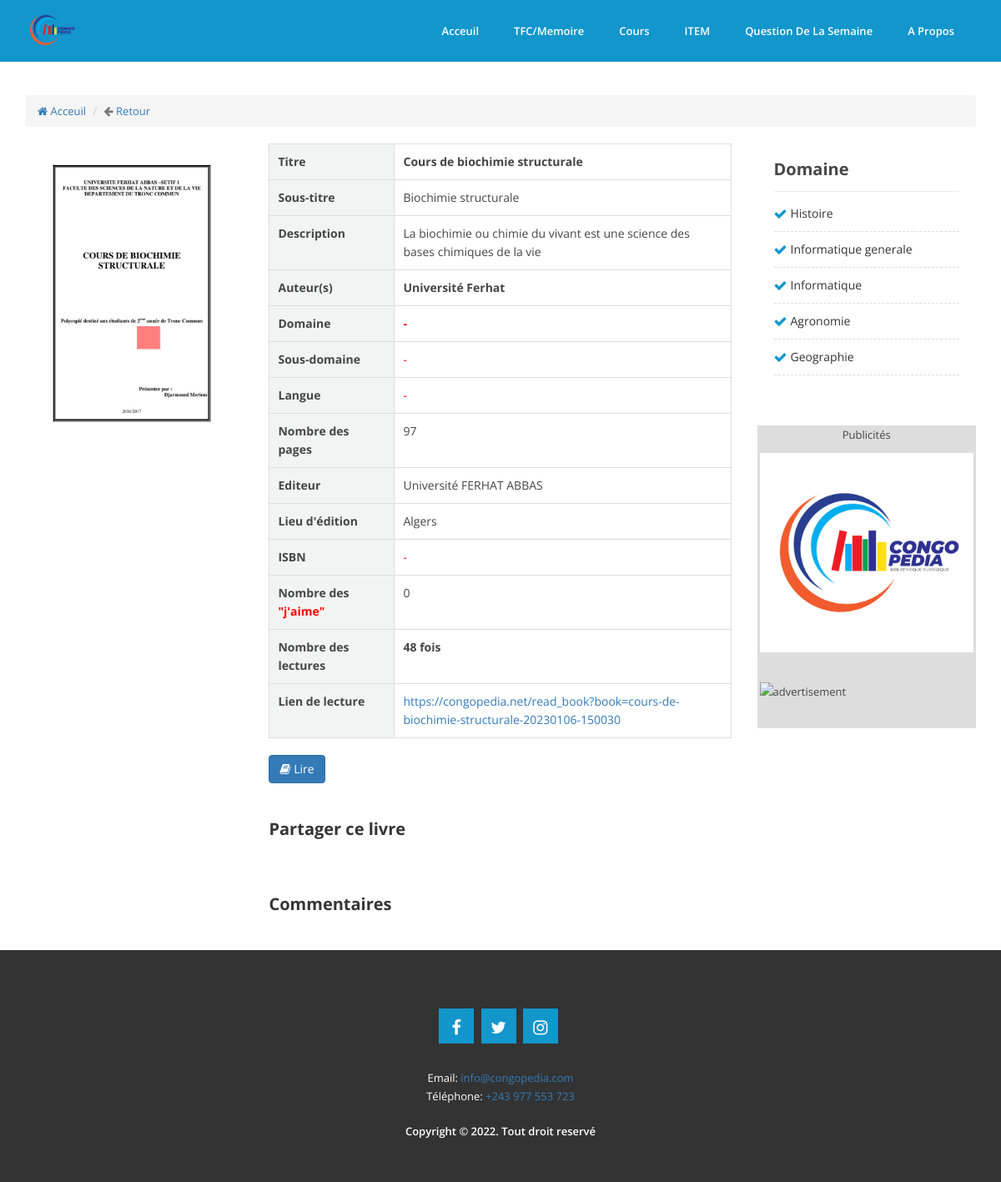
The app's page /detail_book?book=cours-de-biochimie-structurale-20230106-150030, older data.
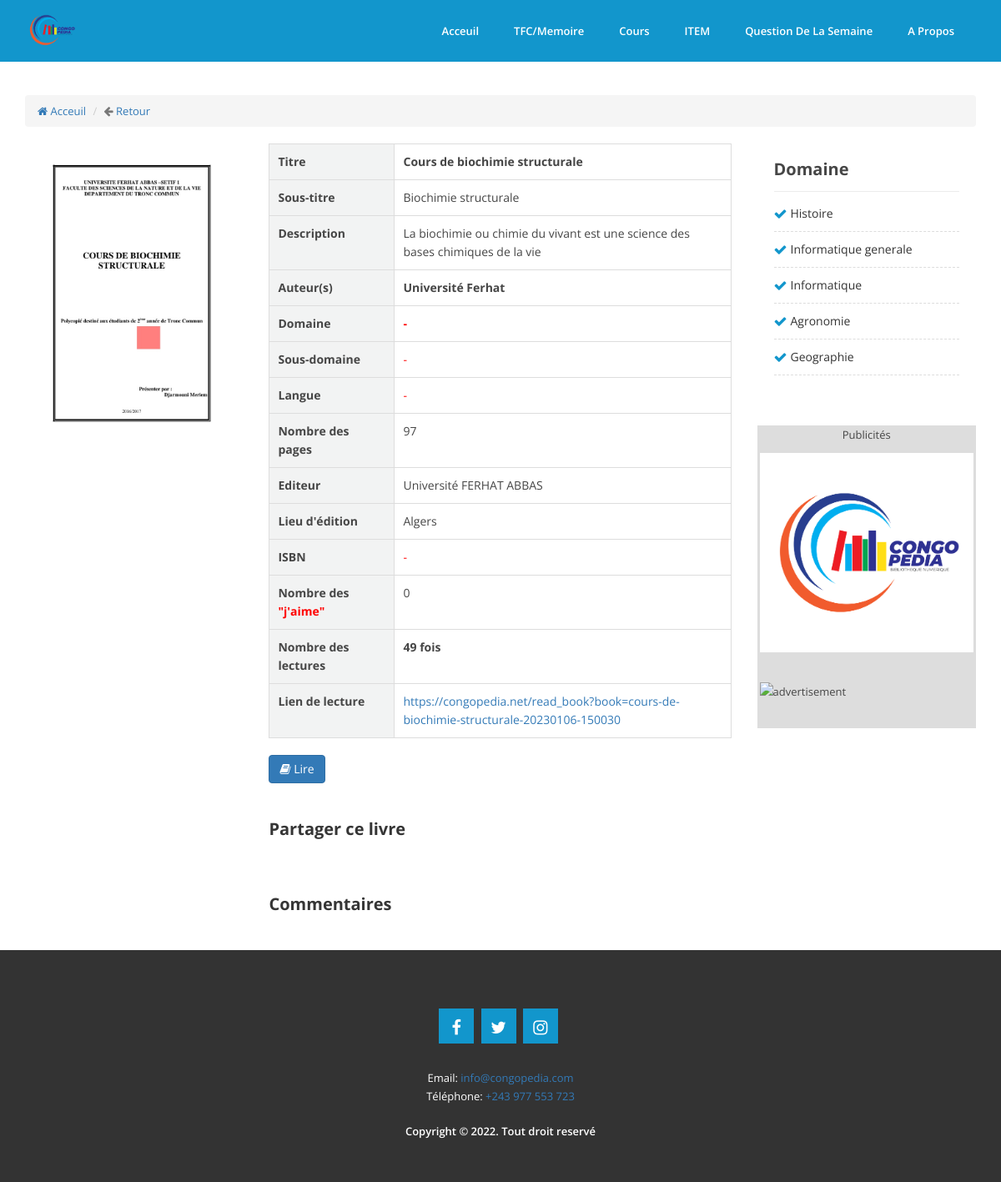
The same page, newer data.
### tables this page shows
CREATE TABLE `t_livre` (
  `CodeLivre` int(11) NOT NULL,
  `Titre` text NOT NULL,
  `book_slug` text NOT NULL,
  `SousTitre` text NOT NULL,
  `Description` text NOT NULL,
  `AuteurPrincipal` varchar(200) NOT NULL,
  `NombrePage` int(11) NOT NULL,
  `NomEditeur` varchar(200) DEFAULT NULL,
  `LieuEdition` varchar(200) NOT NULL,
  `ISBN` varchar(50) NOT NULL,
  `Fichier_livre` text NOT NULL,
  `Image` text NOT NULL,
  `CodeLangue` int(11) NOT NULL,
  `CodeDomaine` int(11) NOT NULL,
  `CodeSousDomaine` int(11) NOT NULL,
  `CodeCompte` int(11) DEFAULT NULL,
  `CodeAdmin` int(11) DEFAULT NULL,
  `CodePropriete` int(11) NOT NULL,
  `Created_on` timestamp NOT NULL DEFAULT current_timestamp() ON UPDATE current_timestamp(),
  `Readed` int(11) NOT NULL,
  `Likes` int(11) NOT NULL,
  `Liked` int(11) NOT NULL,
  `Validate` int(11) NOT NULL,
  `Validate_date` date NOT NULL,
  `Invalidate_date` date NOT NULL,
  `Invalidate_by` int(11) NOT NULL,
  `Statut` int(11) NOT NULL
);

### detail_book.php (called while the page is built)
<?php
include("includes/sessionclient.php");
include("includes/head.php");
include("includes/header.php");
include("container/detail_book.php");
include("includes/footer.php");
?>

### class/app.php (called while the page is built, shortened)
<?php
class App
{
    private $db_name, $db_user, $db_pass, $db_host, $pdo;
    public function __construct( $db_name = "congopedia", $db_user = "root", $db_pass = "", $db_host = 'localhost' )
    {
        $this->db_name = $db_name;
        $this->db_user = $db_user;
        $this->db_pass = $db_pass;
        $this->db_host = $db_host;
    }
    public function getPDO()
    {
        try {
            if ( $this->pdo === null ) {
                $pdo_ = new PDO( 'mysql:host=' . $this->db_host . '; port=3306; dbname=' . $this->db_name . ';charset=utf8', $this->db_user, $this->db_pass );
                $pdo_->setAttribute( PDO::ATTR_ERRMODE, PDO::ERRMODE_WARNING );
                $this->pdo = $pdo_;
            }
        } catch ( PDOException $ex ) {
            die( $ex->getMessage() );
        }
        return $this->pdo;
    }
    public function fetch( $statement )
    {
        $req = $this->getPDO()->query( $statement );
        $data = $req->fetch();
        return $data;
    }
}
$app=new App('congopedia');
?>

### container/detail_book.php (the view, shortened to what the changed rows need)
<?php
$book = $_GET['book'];
$sql = "SELECT * FROM t_livre
                    LEFT JOIN t_domaine
                    ON t_livre.CodeDomaine=t_domaine.CodeDomaine
                    LEFT JOIN t_sous_domaine
                    ON t_livre.CodeSousDomaine=t_sous_domaine.CodeSousDomaine
                    LEFT JOIN t_langue
                    ON t_livre.CodeLangue=t_langue.CodeLangue
                    WHERE book_slug = '$book'";
$req = $app->fetch($sql);
?>
<div class="single-channel">
    <div class="container">
        <div class="row">
            <div class="col-md-9 col-sm-12 col-xs-12">
                <div class="row">
                    <div class="col-md-4">
                        <div class="channel-text">
                            <div class="channel-video">
                                <img src="superadmin/thumbmnail/<?php echo $req['Image']; ?>" alt="" style="img-responsive; margin: 5px 5px 5px 0px;">
                            </div>
                        </div>
                    </div>
                    <div class="col-md-8">
                        <div class="channel-text">
                            <div class="channel-text">
                                <div class="book-table">
                                    <div class="book-table-row">
                                        <div class="book-table-cell"><span style="font-weight: bold;"><?php echo $req['Titre'] ?></span>
                                        </div>
                                    </div>
                                    <div class="book-table-row">
                                        <div class="book-table-cell">Sous-titre</div>
                                        <div class="book-table-cell"><?php if($req['SousTitre']!=''){echo $req['SousTitre'];}else{echo "<span style='color: red;'>-</span>";}  ?>
                                        </div>
                                    </div>
                                    <div class="book-table-row">
                                        <div class="book-table-cell">Description</div>
                                        <div class="book-table-cell"><?php if($req['Description']!=''){echo $req['Description'];}else{echo "<span style='color: red;'>-</span>";}  ?>
                                        </div>
                                    </div>
                                    <div class="book-table-row">
                                        <div class="book-table-cell"><span style="font-weight: bold;"><?php if($req['AuteurPrincipal']!=''){echo $req['AuteurPrincipal'];}else{echo "<span style='color: red;'>-</span>";}  ?></span></div>
                                    </div>
                                    <div class="book-table-row">
                                        <div class="book-table-cell">Nombre des pages</div>
                                        <div class="book-table-cell"><?php if($req['NombrePage']!=''){echo $req['NombrePage'];}else{echo "<span style='color: red;'>-</span>";}  ?></div>
                                    </div>
                                    <div class="book-table-row">
                                        <div class="book-table-cell">Editeur</div>
                                        <div class="book-table-cell"><?php if($req['NomEditeur']!=''){echo $req['NomEditeur'];}else{echo "<span style='color: red;'>-</span>";}  ?></div>
                                    </div>
                                    <div class="book-table-row">
                                        <div class="book-table-cell">Lieu d'édition</div>
                                        <div class="book-table-cell">
                                            <?php if($req['LieuEdition']!=''){echo $req['LieuEdition'];}else{echo "<span style='color: red;'>-</span>";}  ?>
                                        </div>
                                    </div>
                                    <div class="book-table-row">
                                        <div class="book-table-cell">Nombre des <span class="error">"j'aime"</span></div>
                                        <div class="book-table-cell">
                                            <?php if($req['Liked']!=''){echo $req['Liked'];}else{echo "<span style='color: red;'>-</span>";}  ?>
                                        </div>
                                    </div>
                                    <div class="book-table-row">
                                        <div class="book-table-cell">
                                            <span style="font-weight: bold;"><?php if($req['Readed']!=''){echo $req['Readed'].' fois';}else{echo "<span style='color: red;'>-</span>";}  ?></span>
                                        </div>
                                    </div>
                                    <div class="book-table-row">
                                        <div class="book-table-cell"><a href="read_book?book=<?php echo $req['book_slug'] ?>"
                                                                        >https://congopedia.net/read_book?book=<?php echo $req['book_slug'] ?></a>
                                        </div>
                                    </div>
                                </div>
                                <h2>Partager ce livre</h2>
                                <h2>Commentaires</h2>
                            </div>
                        </div>
                    </div>
                </div>
            </div>
            <div class="col-md-3 col-sm-12 col-xs-12">
                <div class="channel-categories">
                    <h2>Domaine</h2>
                </div>
            </div>
        </div>
    </div>
</div>

Row changes from the older to the newer data that the page shows:
changed t_livre "Cours de biochimie structurale": Readed "48" → "49"
